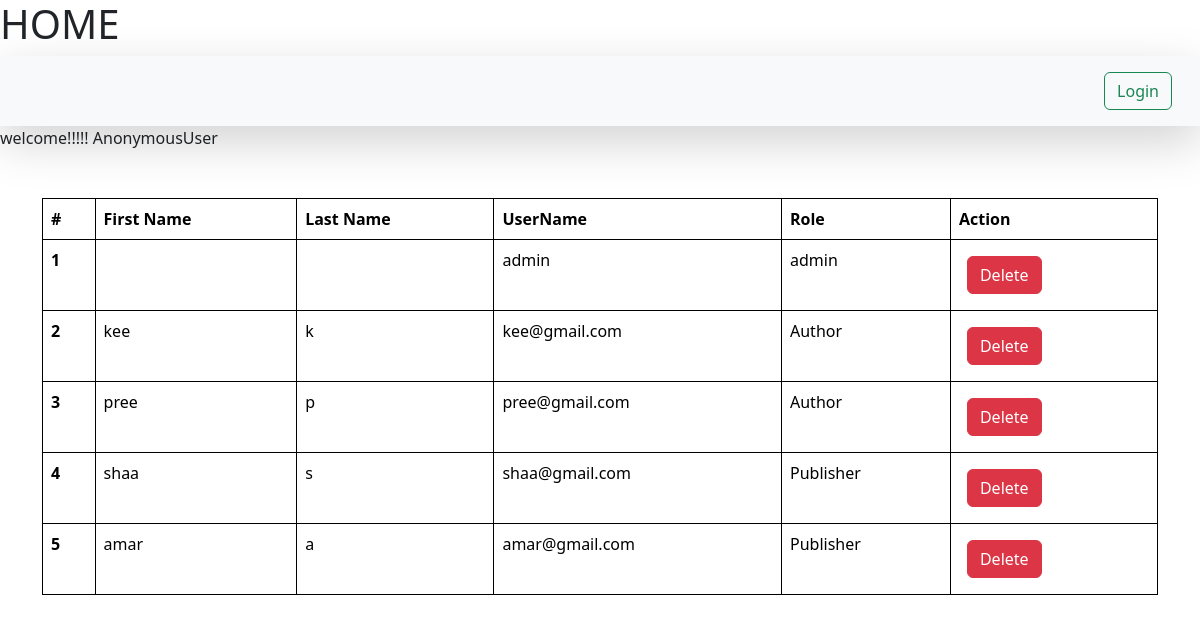
The app's page /view-users/, older data.
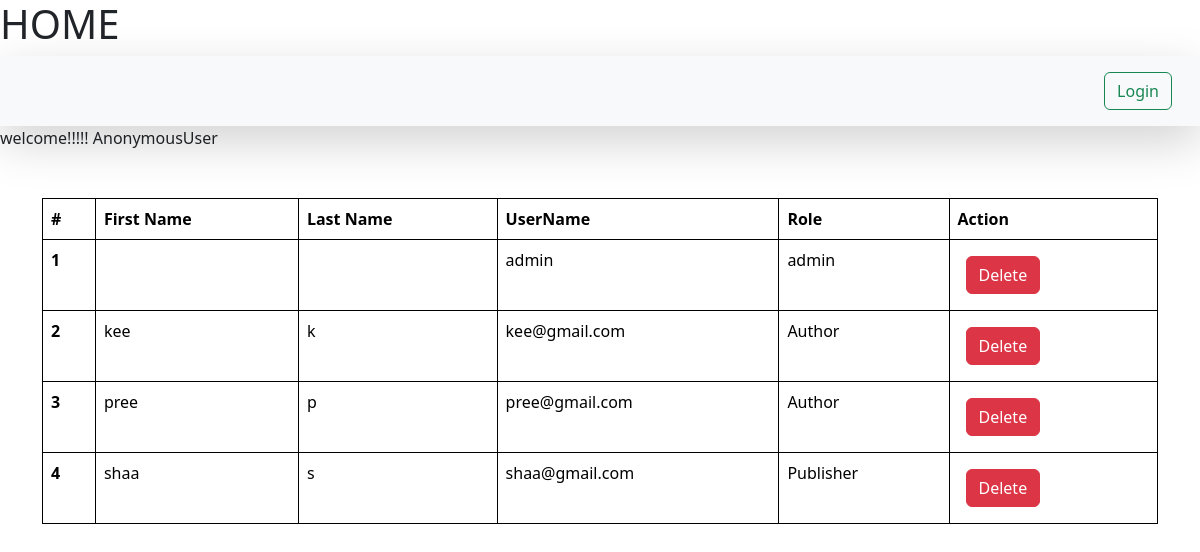
The same page, newer data.
### article/models.py (models this page shows)
class User(AbstractUser):
    is_author = models.BooleanField(default=False)
    is_publisher = models.BooleanField(default=False)

### article/views.py (the view)
# urls.py: path('view-users/',viewUsers,name ="viewUsers"),
def viewUsers(request):
    queryset= User.objects.all()
    print(queryset)
    context = {'users': queryset}
    return render(request, "viewUsers.html",context)

### article/templates/viewUsers.html (shortened to what this page needs)
{% extends "base.html" %}
{% block start %}
{{request.user}}
<div class="container mt-5">
<table class="table mt-5">
    <thead>
      <tr>
        <th scope="col">#</th>
        <th scope="col">First Name </th>
        <th scope="col">Last Name</th>
        <th scope="col">UserName</th>
        <th scope="col">Role </th>
        <th scope="col">Action</th>
      </tr>
    </thead>
    <tbody>
      {% for user in users %}
      <tr>
        <th scope="row">{{forloop.counter}}</th>
        <td>{{user.first_name}}</td>
        <td>{{user.last_name}}</td>
        <td>{{user.username}}</td>
        <td>
          {% if not user.first_name %}
          admin
          {%else%}
        {% with result=user.is_author|yesno:"Author,Publisher" %}
            {{ result }}
            {% endwith %}
            {% endif %}
        </td>
        <td><a href="/delete-user/{{user.id}}/" class = "btn btn-danger m-2">Delete</a></td>
      </tr>
      {% endfor %}
    </tbody>
  </table>
</div>
  {% endblock %}

Row changes from the older to the newer data that the page shows:
removed User: first_name "amar", last_name "a", username "amar@gmail.com", user "Publisher"
